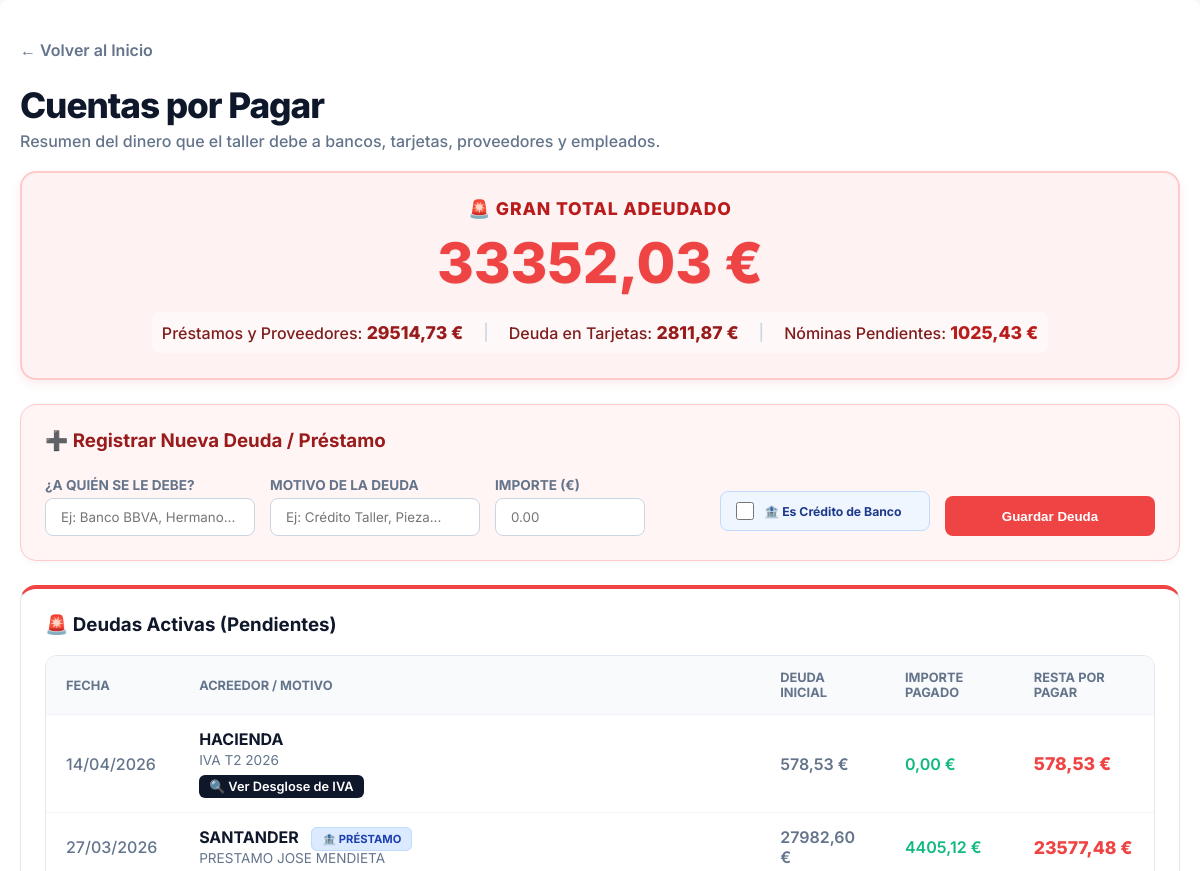
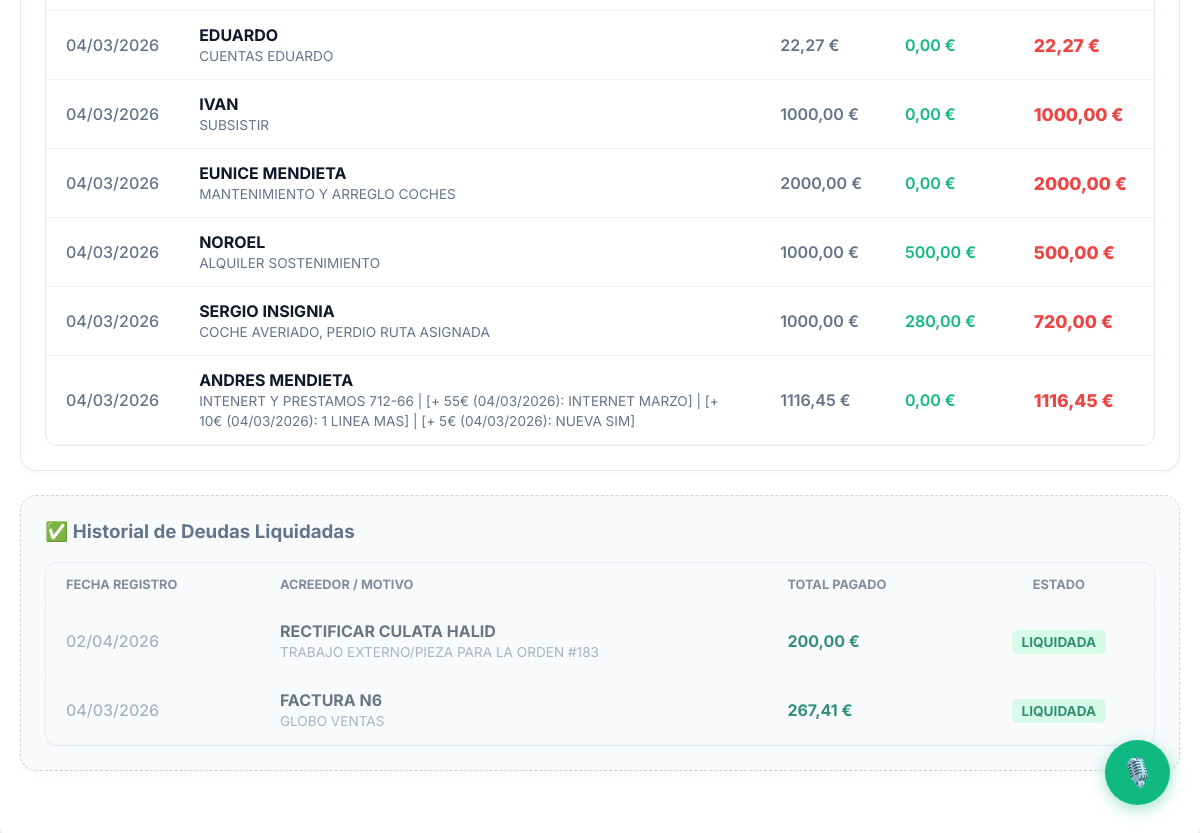
/deudas/ (signed in), run on an earlier commit of the app's database (2 pictures, top to bottom).
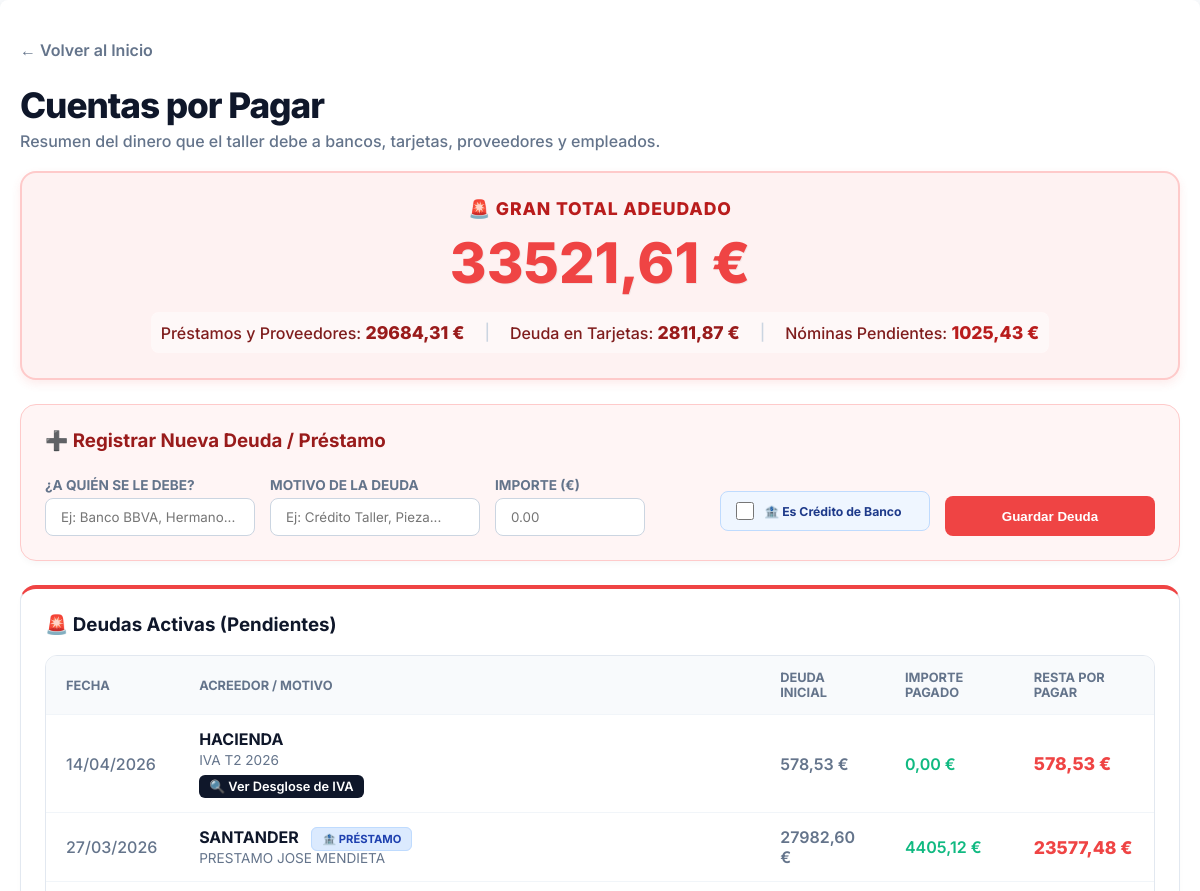
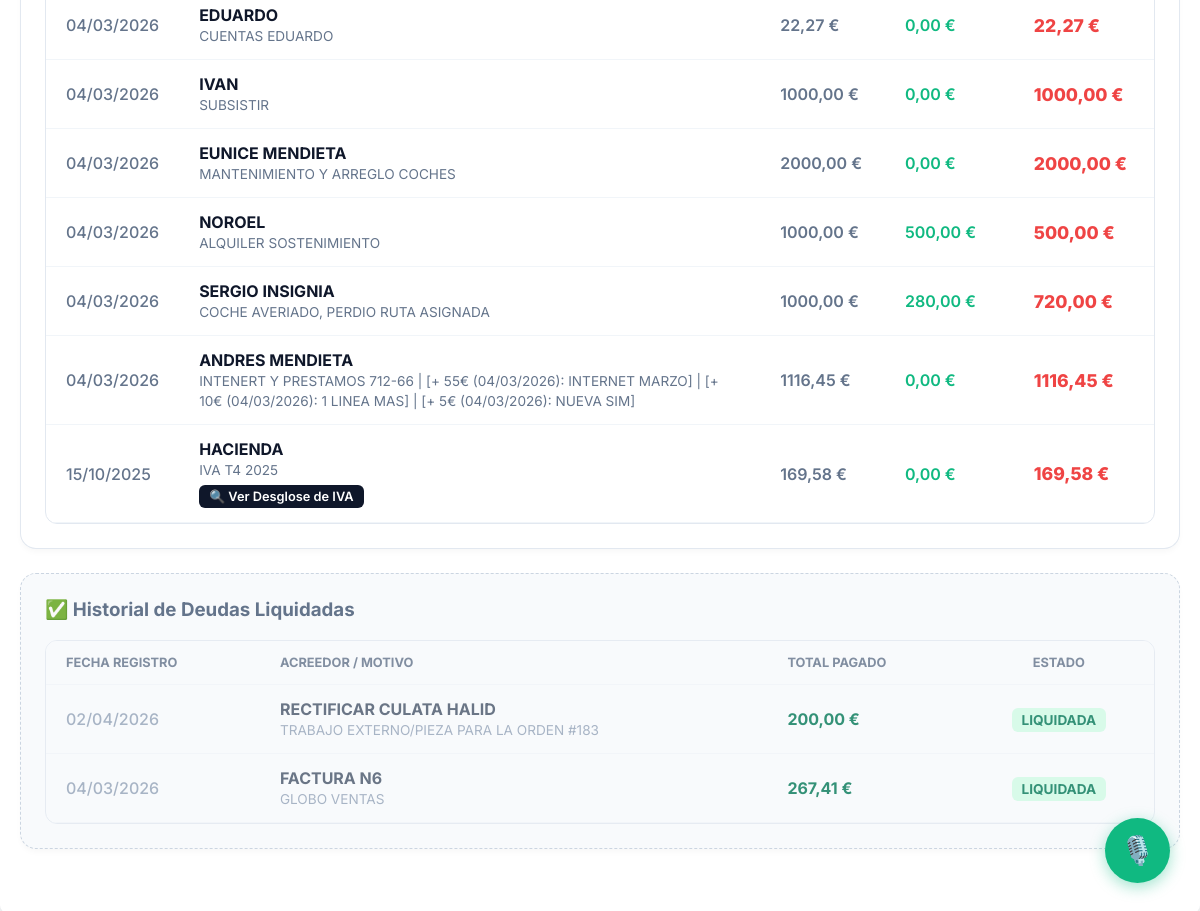
And on a later commit of the database (2 pictures, top to bottom).
### taller/models.py (models this page shows, shortened)
class DeudaTaller(models.Model):
    acreedor = models.CharField(max_length=150, help_text="A quién se le debe (Ej: Hermano, Cliente X)")
    motivo = models.CharField(max_length=255)
    importe_inicial = models.DecimalField(max_digits=10, decimal_places=2)
    fecha_creacion = models.DateField(default=timezone.now)
    es_credito_bancario = models.BooleanField(
        default=False,
        help_text="Si se marca, al pagar calculará automáticamente los intereses comparando con el saldo del banco."
    )
    orden = models.ForeignKey(OrdenDeReparacion, on_delete=models.SET_NULL, null=True, blank=True, help_text="Orden de trabajo asociada")
    @property
    def importe_pagado(self):
        total = self.gastos_pagados.aggregate(total=Sum('importe'))['total']
        return total or Decimal('0.00')
    @property
    def importe_pendiente(self):
        return self.importe_inicial - self.importe_pagado
    @property
    def estado(self):
        if self.importe_pendiente <= 0: return "Pagada"
        return "Pendiente"

### taller/views.py (the view, shortened to what this page needs)
# urls.py: path('deudas/', views.lista_deudas, name='lista_deudas'),
@login_required
def lista_deudas(request):
    todas_las_deudas = DeudaTaller.objects.all().order_by('-fecha_creacion', '-id')
    deudas_pendientes = [d for d in todas_las_deudas if d.estado == 'Pendiente']
    deudas_pagadas = [d for d in todas_las_deudas if d.estado == 'Pagada']
    total_deudas_normales = sum(d.importe_pendiente for d in deudas_pendientes)
    gastos_t1 = Gasto.objects.filter(metodo_pago='TARJETA_1').aggregate(total=Sum('importe'))['total'] or Decimal('0.00')
    abonos_t1 = Ingreso.objects.filter(metodo_pago='TARJETA_1').aggregate(total=Sum('importe'))['total'] or Decimal('0.00')
    deuda_t1 = gastos_t1 - abonos_t1
    gastos_t2 = Gasto.objects.filter(metodo_pago='TARJETA_2').aggregate(total=Sum('importe'))['total'] or Decimal('0.00')
    abonos_t2 = Ingreso.objects.filter(metodo_pago='TARJETA_2').aggregate(total=Sum('importe'))['total'] or Decimal('0.00')
    deuda_t2 = gastos_t2 - abonos_t2
    total_tarjetas = deuda_t1 + deuda_t2
    total_deuda_nominas = Decimal('0.00')
    empleados_taller = Empleado.objects.all()
    hoy_date = timezone.now().date()
    for emp in empleados_taller:
        dias_pendientes = Asistencia.objects.filter(
            empleado=emp, pagado=False, hora_salida__isnull=False
        ).values('fecha').distinct().count()
        if emp.es_sueldo_fijo:
            dias_laborables_mes = obtener_dias_laborables_mes(hoy_date)
            sueldo_bruto = Decimal(dias_pendientes) * (emp.sueldo_fijo_mensual / dias_laborables_mes)
        else:
            sueldo_bruto = dias_pendientes * emp.sueldo_por_dia
        adelantos_pendientes = AdelantoSueldo.objects.filter(empleado=emp, liquidado=False)
        total_adelantos = sum(a.importe for a in adelantos_pendientes)
        neto_a_pagar = sueldo_bruto - total_adelantos
        if neto_a_pagar > 0:
            total_deuda_nominas += neto_a_pagar
    gran_total_deuda = total_deudas_normales + total_tarjetas + total_deuda_nominas
    context = {
        'deudas_pendientes': deudas_pendientes,
        'deudas_pagadas': deudas_pagadas,
        'gran_total_deuda': gran_total_deuda,
        'total_deudas_normales': total_deudas_normales,
        'total_tarjetas': total_tarjetas,
        'total_deuda_nominas': total_deuda_nominas # Pasamos la nueva variable al HTML
    }
    return render(request, 'taller/lista_deudas.html', context)

### taller/views.py (called while the page is built)
def obtener_dias_laborables_mes(fecha):
    dias_en_mes = calendar.monthrange(fecha.year, fecha.month)[1]
    dias_laborables = 0
    for dia in range(1, dias_en_mes + 1):
        if calendar.weekday(fecha.year, fecha.month, dia) < 5:
            dias_laborables += 1
    return Decimal(str(dias_laborables))

### taller/templates/taller/lista_deudas.html (shortened to what the changed rows need)
<!DOCTYPE html>
{% load static %}
<html lang="es">
<head>
    <link rel="stylesheet" href="{% static 'taller/css/main.css' %}">
    <link rel="stylesheet" href="{% static 'taller/css/responsive.css' %}">
</head>
<body>
    <div class="container">
        <div style="margin-bottom: 20px;">
            <h1 class="header-title">Cuentas por Pagar</h1>
        </div>
        <div class="summary-grid">
            <div class="total-card">
                <h4>🚨 Gran Total Adeudado</h4>
                <p class="amount">{{ gran_total_deuda|floatformat:2 }} €</p>
                <div style="text-align: center;">
                    <div class="total-breakdown">
                        <span>Préstamos y Proveedores: <b>{{ total_deudas_normales|floatformat:2 }} €</b></span>
                    </div>
                </div>
            </div>
        </div>
        <div class="section-panel" style="border-top: 4px solid #ef4444;">
            <div style="overflow-x: auto;">
                <table class="table-modern">
                    <thead>
                        <tr>
                            <th>Fecha</th>
                            <th>Acreedor / Motivo</th>
                            <th class="money-col">Deuda Inicial</th>
                            <th class="money-col">Importe Pagado</th>
                            <th class="money-col">Resta por Pagar</th>
                        </tr>
                    </thead>
                    <tbody>
                        {% for deuda in deudas_pendientes %}
                        <tr onclick="window.location.href='{% url 'detalle_deuda' deuda.id %}'" style="cursor: pointer; transition: background 0.2s;" onmouseover="this.style.backgroundColor='#f8fafc'" onmouseout="this.style.backgroundColor='transparent'">
                            <td style="color: #64748b; font-weight: 500;">{{ deuda.fecha_creacion|date:"d/m/Y" }}</td>
                            <td>
                                <strong style="color: #0f172a;">{{ deuda.acreedor }}</strong>
                                {% if deuda.es_credito_bancario %}
                                    <span class="badge badge-banco">🏦 PRÉSTAMO</span>
                                {% endif %}
                                <br>
                                <span style="color: #64748b; font-size: 0.85em;">{{ deuda.motivo }}</span>
                                {% if "IVA T" in deuda.motivo %}
                                    <br>
                                    <a href="{% url 'desglose_iva_deuda' deuda.id %}" onclick="event.stopPropagation();" style="display: inline-block; margin-top: 6px; background-color: #0f172a; color: white; padding: 4px 10px; border-radius: 6px; text-decoration: none; font-size: 0.8em; font-weight: 600;">
                                        🔍 Ver Desglose de IVA
                                    </a>
                                {% endif %}
                            </td>
                            <td class="money-col" style="color: #64748b;">{{ deuda.importe_inicial|floatformat:2 }} €</td>
                            <td class="money-col" style="color: #10b981;">{{ deuda.importe_pagado|floatformat:2 }} €</td>
                            <td class="money-col" style="color: #ef4444; font-weight: 800; font-size: 1.1em;">
                                {{ deuda.importe_pendiente|floatformat:2 }} €
                            </td>
                        </tr>
                        {% endfor %}
                    </tbody>
                </table>
            </div>
        </div>
        {% if deudas_pagadas %}
        <div class="section-panel" style="background: #f8fafc; border: 1px dashed #cbd5e1;">
            <div style="overflow-x: auto;">
                <table class="table-modern" style="opacity: 0.8;">
                    <thead>
                        <tr>
                            <th>Fecha Registro</th>
                            <th>Acreedor / Motivo</th>
                            <th class="money-col">Total Pagado</th>
                            <th style="text-align: center;">Estado</th>
                        </tr>
                    </thead>
                    <tbody>
                        {% for deuda in deudas_pagadas %}
                        <tr onclick="window.location.href='{% url 'detalle_deuda' deuda.id %}'" style="cursor: pointer; transition: background 0.2s;" onmouseover="this.style.backgroundColor='#ffffff'" onmouseout="this.style.backgroundColor='transparent'">
                            <td style="color: #94a3b8; font-weight: 500;">{{ deuda.fecha_creacion|date:"d/m/Y" }}</td>
                            <td>
                                <strong style="color: #475569;">{{ deuda.acreedor }}</strong>
                                <br>
                                <span style="color: #94a3b8; font-size: 0.85em;">{{ deuda.motivo }}</span>
                            </td>
                            <td class="money-col" style="color: #047857; font-weight: 700;">{{ deuda.importe_inicial|floatformat:2 }} €</td>
                            <td style="text-align: center;">
                                <span class="badge badge-pagada">LIQUIDADA</span>
                            </td>
                        </tr>
                        {% endfor %}
                    </tbody>
                </table>
            </div>
        </div>
        {% endif %}
    </div>
</body>
</html>

What changed in the data, as far as the page shows it:
added DeudaTaller: fecha_creacion "15/10/2025", acreedor "HACIENDA", motivo "IVA T4 2025", shows "🔍 Ver Desglose de IVA", importe_inicial "169,58", importe_pagado "0,00", importe_pendiente "169,58", shown under "🚨 Deudas Activas (Pendientes)"
Also different on the page:
{{ gran_total_deuda|floatformat:2 }}: "33352,03" → "33521,61"
{{ total_deudas_normales|floatformat:2 }}: "29514,73" → "29684,31"
